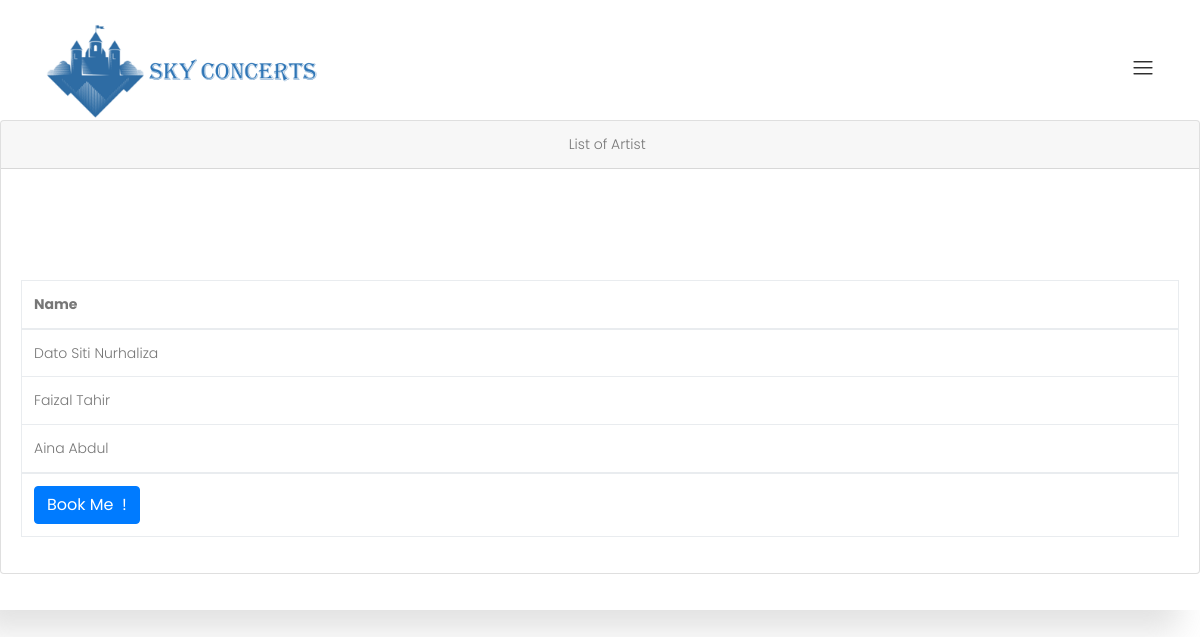
Screenshot of /customer/listArtist.php?cid=3 with the database file from the repository.
### tables this page shows
CREATE TABLE `concert_artist` (
  `coid` int(12) NOT NULL,
  `aid` int(12) NOT NULL
);

CREATE TABLE `artist` (
  `aid` int(12) NOT NULL,
  `aname` varchar(100) NOT NULL,
  `company` varchar(100) NOT NULL,
  `phone` varchar(14) NOT NULL,
  `address` varchar(100) NOT NULL
);

### customer/listArtist.php (the view, shortened to what this page needs)
	<?php
	$cid = $_GET['cid'];
	$query_concertView = "SELECT * FROM concert WHERE coid='$cid'";
	$concertView = mysql_query($query_concertView);
	$concert = mysql_fetch_assoc($concertView);
	$bid = $_GET['bid'];
	$query_bookView = "SELECT * FROM booking WHERE bid='$bid'";
	$bookView = mysql_query($query_bookView);
	$book = mysql_fetch_assoc($bookView);
$query_artistView = "SELECT * FROM  artist, concert, concert_artist WHERE concert_artist.coid=concert.coid and concert_artist.aid=artist.aid and concert.coid='$cid'";
$artistView = mysql_query($query_artistView);
	?>
	<!DOCTYPE html>
	<html lang="zxx" class="no-js">
	<head>
			<link rel="stylesheet" href="css/linearicons.css">=
			<link rel="stylesheet" href="css/font-awesome.min.css">
			<link href="css/availability-calendar.css" rel="stylesheet">
			<link rel="stylesheet" href="css/magnific-popup.css">
			<link rel="stylesheet" href="https://code.jquery.com/ui/1.12.1/themes/base/jquery-ui.css">
			<link rel="stylesheet" href="css/bootstrap.css">
			<link rel="stylesheet" href="css/main.css">
		</head>
		<body>
			<header class="default-header">
				<div class="container">
					<div class="header-wrap">
						<div class="header-top d-flex justify-content-between align-items-center">
							<div class="logo">
								<a href="#home"><img src="img/newlogo2.png" alt="" height="100"></a>
							</div>
							<div class="main-menubar d-flex align-items-center">
								<div class="menu-bar"><span class="lnr lnr-menu"></span></div>
                            </div>
						</div>
					</div>
				</div>
			<div>
			<center>
			<div class="card mb-3">
            <div class="card-header">
              <i class="fas fa-table"></i>
              List of Artist</div>
            <div class="card-body">
              <div class="table-responsive">
                <table class="table table-bordered" id="dataTable" width="100%" cellspacing="0">
                  <thead>
                    <tr>
                      <th>Name</th>
                    </tr>
                  </thead>
                  <tbody>
				    <?php
					while ($artist = mysql_fetch_assoc($artistView))
						{
						  extract($artist);
							echo "<html>
							<tr>
							  <td>" . $artist['aname'] . "</td>";
							  echo "</tr><html>";
						}
						?>
                  </tbody>
					<br>
					<br>
					<?php
					echo "<br><br><center>";
				echo "<td><a class=\"btn btn-primary\" href=\"getTicket.php?cid=" . $concert['coid'] . "&bid=" . $book['bid'] ."\">Book Me &nbsp;!</a></td>";
					?>
                </table>
              </div>
            </div>
			</header>
		</body>
	</html>

### customer/css/main.css (style rules this page uses)
body { color:#777;font-family:"Poppins",sans-serif;font-size:14px;font-weight:300;line-height:1.625em;position:relative }
a { -webkit-transition:all 0.3s ease 0s;-moz-transition:all 0.3s ease 0s;-o-transition:all 0.3s ease 0s;transition:all 0.3s ease 0s }
a,a:focus,a:hover { text-decoration:none;outline:0 }
td,th { border-radius:0px }
b,i,sup,sub,u,del { color:#fcd2ff }
body { position:relative }
.default-header { padding:5px 0;position:absolute;top:0;left:0;width:100%;z-index:9 }
.menu-bar { cursor:pointer }
.menu-bar span { color:#000;font-size:24px }
.main-menubar { position:relative }
.default-header { background-color:#fff;padding:20px 0;width:100% !important;box-shadow:-21.213px 21.213px 30px 0px rgba(158,158,158,0.3) }

### rows the page displays
concert_artist: aid.aname "Dato Siti Nurhaliza"
concert_artist: aid.aname "Faizal Tahir"
concert_artist: aid.aname "Aina Abdul"
